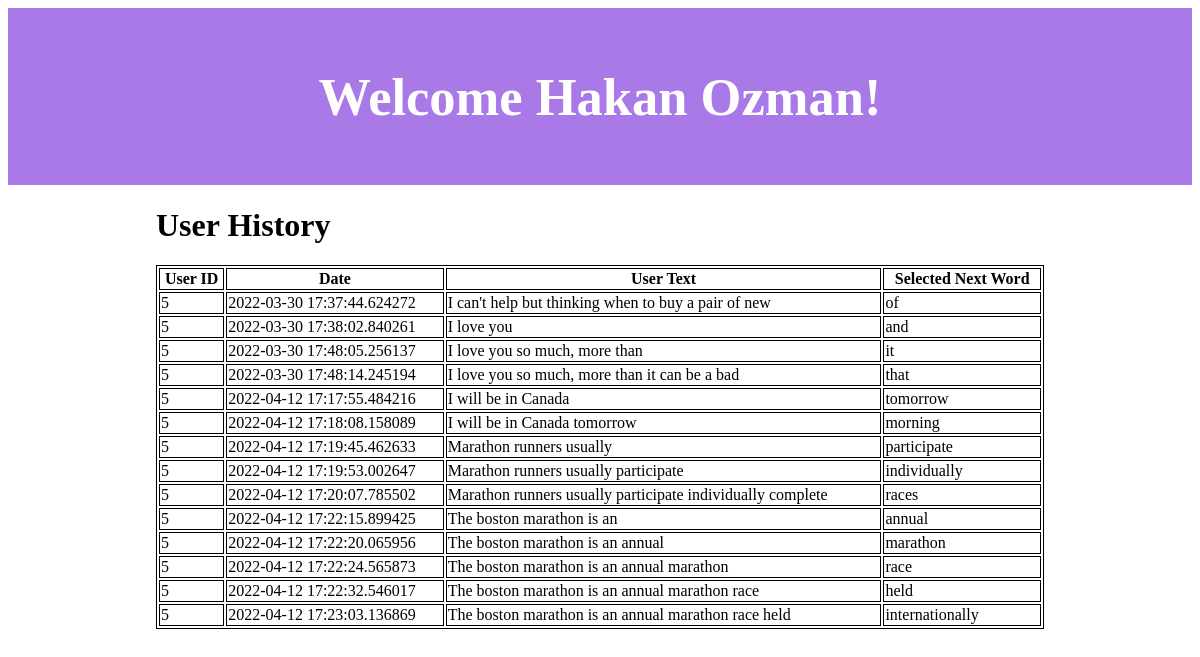
The page /user_history (signed in) on the database its author committed.
### app.py (models this page shows, shortened)
class users(db.Model):
    id = db.Column(db.Integer(), primary_key=True)
    user = db.Column(db.String(100))

class history(db.Model):
    id = db.Column(db.Integer(), primary_key=True)
    user_id = db.Column(db.Integer())
    date = db.Column(db.DateTime, default=datetime.utcnow)
    text = db.Column(db.String(100))
    choice = db.Column(db.String(100))

### app.py (the view)
@app.route("/user_history")
def user_history():
    if "user" in session:
        user = session["user"]
    found_user = users.query.filter_by(user=user).first()
    return render_template("user_history.html", values=history.query.filter_by(user_id=found_user.id).all(),
                           username=user)

### templates/user_history.html (shortened to what this page needs)
<!doctype html>
<html>
<head>
</head>
<header>
    <h2>Welcome {{username}}!</h2>
</header>
<body>
    <div class="container">
        <h1>User History</h1>
        <table style="width:100%">
          <tr>
            <th>User ID</th>
            <th>Date</th>
            <th>User Text</th>
            <th>Selected Next Word</th>
          </tr>
        {% for item in values %}
          <tr>
            <td>{{item.user_id}}</td>
            <td>{{item.date}}</td>
            <td>{{item.text}}</td>
            <td>{{item.choice}}</td>
          </tr>
        {% endfor %}
        </table>
        <br>
    </div>
</body>
</html>

### templates/user_history.html (style rules this page uses)
.container { width: 75%; margin-left: auto; margin-right: auto; }
header { background-color: #A879E7; padding: 15px; text-align: center; font-size: 35px; color: white; }
table, th, td { border:1px solid black; }

### rows shown on the page
users: user "Hakan Ozman"
history: user_id "5", date "2022-03-30 17:37:44.624272", text "I can't help but thinking when to buy a pair of new", choice "of"
history: user_id "5", date "2022-03-30 17:38:02.840261", text "I love you", choice "and"
history: user_id "5", date "2022-03-30 17:48:05.256137", text "I love you so much, more than", choice "it"
history: user_id "5", date "2022-03-30 17:48:14.245194", text "I love you so much, more than it can be a bad", choice "that"
history: user_id "5", date "2022-04-12 17:17:55.484216", text "I will be in Canada", choice "tomorrow"
history: user_id "5", date "2022-04-12 17:18:08.158089", text "I will be in Canada tomorrow", choice "morning"
history: user_id "5", date "2022-04-12 17:19:45.462633", text "Marathon runners usually", choice "participate"
history: user_id "5", date "2022-04-12 17:19:53.002647", text "Marathon runners usually participate", choice "individually"
history: user_id "5", date "2022-04-12 17:20:07.785502", text "Marathon runners usually participate individually complete", choice "races"
history: user_id "5", date "2022-04-12 17:22:15.899425", text "The boston marathon is an", choice "annual"
history: user_id "5", date "2022-04-12 17:22:20.065956", text "The boston marathon is an annual", choice "marathon"
history: user_id "5", date "2022-04-12 17:22:24.565873", text "The boston marathon is an annual marathon", choice "race"
history: user_id "5", date "2022-04-12 17:22:32.546017", text "The boston marathon is an annual marathon race", choice "held"
history: user_id "5", date "2022-04-12 17:23:03.136869", text "The boston marathon is an annual marathon race held", choice "internationally"
